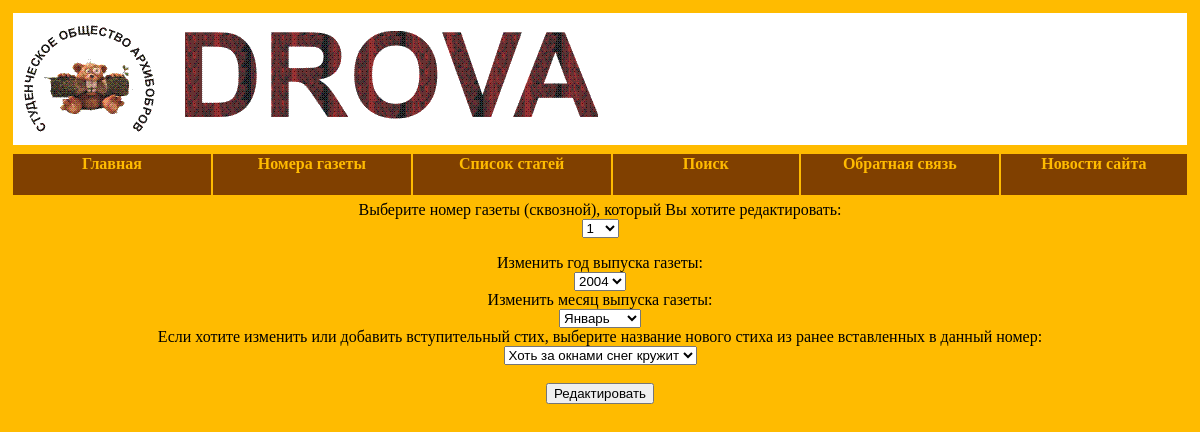
Page /editNumber147.php on the committed database.
### tables this page shows
CREATE TABLE IF NOT EXISTS `NUMBER` (
  `ID` int(11) NOT NULL,
  `NUMBER` int(11) DEFAULT NULL,
  `YEAR` int(11) NOT NULL,
  `PHOTO` int(11) NOT NULL,
  `LYRIC` int(11) NOT NULL,
  `MONTH` int(11) NOT NULL,
  PRIMARY KEY (`ID`)
);

CREATE TABLE IF NOT EXISTS `ARTICLE` (
  `ID` int(11) NOT NULL,
  `CAPTION` varchar(80) NOT NULL,
  `AUTOR` int(11) DEFAULT NULL,
  `FILE` varchar(80) NOT NULL,
  `TYPE` int(11) DEFAULT NULL,
  `NUMBER` int(11) NOT NULL,
  PRIMARY KEY (`ID`)
);

### functions147.php (called while the page is built, shortened)
<?php
  function onBD (&$result, $table_name)
  {
    connect_to_DB ($conn);
    $database = "Newspaper6";
    mysqli_select_db ($conn, $database);
    $result = mysqli_query ($conn, "SELECT * FROM ".$table_name);
  }
?>

### editNumber147.php (the view, shortened to what this page needs)
<?php
  include "head.php";
  include "functions147.php";
  while ($row = mysqli_fetch_array($result))
    $i++;
  if ($i > 0)
  {
    onBD ($result, "NUMBER");
    while ($row = mysqli_fetch_array($result))
    {
      $temp = $row [0];
      break;
    }
  }
  else
    $temp = 1;
  if (!isset ($_GET ["numbers"]))
    $ind = $temp;
  else
	$ind = $_GET ["numbers"];
?>
<form method="post" name="form" action="<?php echo ("edit_number_in_DB147.php"); ?>"
  onsubmit="return overify (this)">
  <?php
    $i = 0;
    while ($row = mysqli_fetch_array ($result))
      $i++;
    if ($i > 0)
    {
      echo "<p class='cent'>
        Выберите номер газеты (сквозной), который Вы хотите редактировать:<br/>
        <select name='numbers' size='1' id='ind' onchange='submitForm(\"editNumber147\")'>";
      onBD ($result, "NUMBER");
      while ($row = mysqli_fetch_array ($result))
      {
        echo "<option value='".$row [0]."'";
        if ($row [0] == $ind)
          echo " selected";
        echo "/>".$row [0];
      }
      echo "</select>
      <div id='dest'>
      </p>";
      $monthes = array ("Январь", "Февраль", "Март", "Апрель", "Май", "Июнь",
        "Июль", "Август", "Сентябрь", "Октябрь", "Ноябрь", "Декабрь");
      onBD ($result, "NUMBER");
      while ($row = mysqli_fetch_array($result))
        if ($row[0] == $ind)
        {
          echo "<p class='cent'>
            Изменить год выпуска газеты:<br/>
            <select name='year_drawing'>";
            for ($i = 2004; $i < date ("Y") + 2; $i++)
            {
              echo "<option value='".$i."'";
              if ($row [2] == $i)
                echo " selected";
              echo "/>".$i;
            }
          echo "</select><br/>
            Изменить месяц выпуска газеты:<br/>
            <select name='monthes' size='1'>";
          for ($j = 0; $j < 12; $j++)
          {
            echo "<option value='".($j + 1)."'";
            if ($j == $row [5] - 1)
              echo " selected";
            echo "/>".$monthes [$j];
          }
          echo "</select><br/>
          Если хотите изменить или добавить вступительный стих, выберите название нового стиха
            из ранее вставленных в данный номер:<br/>
          <select name='lyrics' size='1'>";
          onBD ($resultLyric, "ARTICLE");
          while ($rowLyric = mysqli_fetch_array($resultLyric))
          {
          	if ($rowLyric [4] == 1 && $rowLyric [5] == $row [0])
          	{
              echo "<option value='".$rowLyric [0]."'";
              if ($rowLyric [0] == $row [4])
                echo " selected";
              echo "/>".$rowLyric [1];
          	}
          }
          echo "</select><br/><br/>
          <input type='submit' name='Edit' value='Редактировать'>";
        }
        echo "</div>
        </p>";
    }
    else
      echo "<p class='cent'>На данный момент газета на сайте отсутствует.</p>";
  ?>
<?php
  echo "</body>
    </html>";
?>

### style.css (style rules this page uses)
.cent { text-align: center; }

### rows in the picture
number: year_drawing "2004", monthes "Январь", lyrics "Хоть за окнами снег кружит"

### other values in the picture
form field numbers "1"
